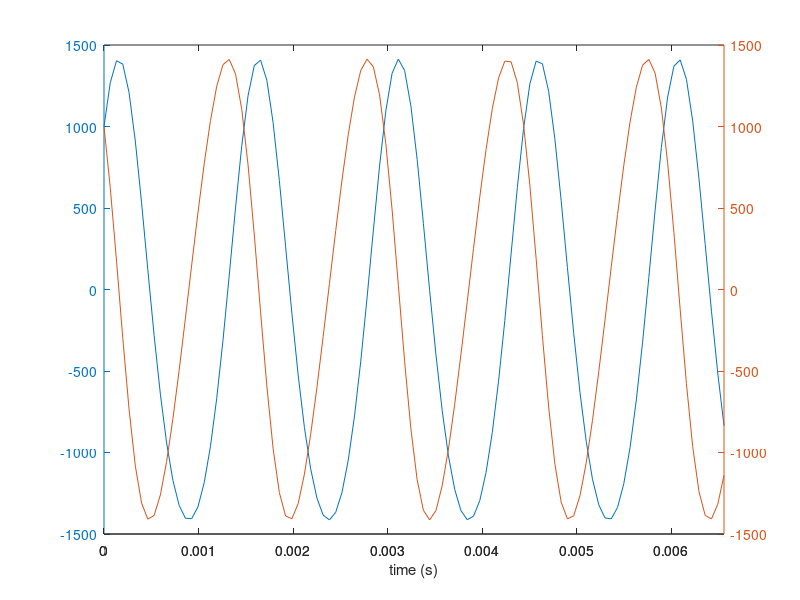

Reproduce this figure in MATLAB. (Note: this script raises an error after producing the figure.)
%% RK2 and RK4 systems of equations, oscillating charge example
% charged particle moving in the x-y direction in a magnetic field which
% has only a z-component...
%
% m dv/dt = q v x B 
% (ma = F)
%
% v = (vx,vy); B=(0,0,B);
%
% Resulting in the following system of equations:
%    m dvx/dt = q vy B
%    m dvy/dt = -q vx B

q=1.6e-19;
m=1.67e-27;
B=5e-5;
omega=q*B/m;    %frequency of oscillation (can be shown via solution by hand gives a SHO)
tmin=0;
tmax=5*2*pi/abs(omega);    % follow particle for one oscillation periods
t=linspace(tmin,tmax,100);
dt=t(2)-t(1);
lt=numel(t);

%RK4 method
vx4=zeros(1,lt);
vy4=zeros(1,lt);
vx4(1)=1e3;     % vx initial conditions
vy4(1)=1e3;     % vy initial conditions
ynew=zeros(1,lt);
% Loop for applying RK4 to a system of two equations
for l=2:lt
    % set new value for the Magnetic Field each time as it varies in Y
    ynew(l) = ynew(l-1)+(dt*vy4(l-1));
    B2 = B*(1+.5*(ynew(l)));
    omega2 = q*B2/m;
    
    k1x=dt*(omega2*vy4(l-1));    %k1 for the x differential equation
    k1y=-dt*(omega2*vx4(l-1));    %k1 for the y differential equation
    
    k2x=dt*omega2*(vy4(l-1)+k1y/2);
    k2y=-dt*omega2*(vx4(l-1)+k1x/2);
    
    k3x=dt*omega2*(vy4(l-1)+k2y/2);
    k3y=-dt*omega2*(vx4(l-1)+k2x/2); 
    
    k4x=dt*omega2*(vy4(l-1)+k3y);
    k4y=-dt*omega2*(vx4(l-1)+k3x); 
    
    vx4(l)=vx4(l-1)+1/6*(k1x+2*k2x+2*k3x+k4x);
    vy4(l)=vy4(l-1)+1/6*(k1y+2*k2y+2*k3y+k4y);
  
end %for

%RK4 integrate velocity to get position as a fn. of time, this assumes that the
%particle is initially at x,y = (0,0)
x4=cumtrapz(t,vx4);
y4=cumtrapz(t,vy4);
vz4=1e3;
z4=vz4*t;

% Plot velocity solutions for  RK4
figure(2);
ax4=plotyy(t,vx4,t,vy4);
xlabel('time (s)');
ylabel(ax(1),'v_x');
ylabel(ax(2),'v_y');
title('Runge-Kutta 4th Order Method');

% Comet plot demo
figure(4);
comet(x4,y4);
hold on;
set(gca,'FontSize',20);
xlabel('x(m)');
ylabel('y(m)');
legend('X(t)');
title('Runge-Kutta 4th Order Method');
